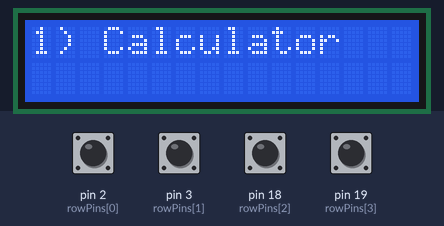
Recording of a sketch running on a simulated Arduino Uno, built with avr-gcc and run on an emulated ATmega328P. Shown: 16×2 character LCD. Inputs (shaded band) come from the test bench; at power-on: pin 2 (rowPins[0]), pin 3 (rowPins[1]), pin 18 (rowPins[2]), pin 19 (rowPins[3]) HIGH. What the sketch prints to the serial monitor is not drawn.

Above: at 1.2 s.
1.3 s: pin 2 (rowPins[0]) pulled LOW for 0.15 s
At 1.7 s:
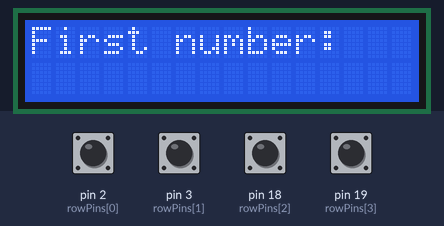
2.9 s: pin 18 (rowPins[2]) pulled LOW for 0.15 s
At 4.1 s:
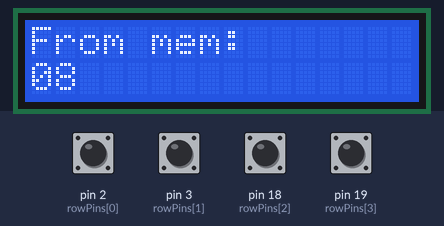
4.5 s: pin 2 (rowPins[0]) pulled LOW for 1 s
At 5.5 s:
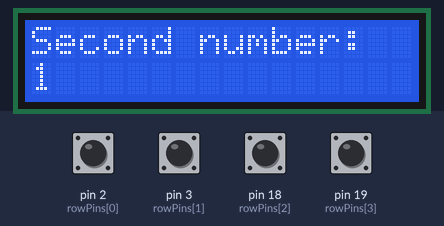
7.0 s: pin 2 (rowPins[0]) pulled LOW for 0.15 s
At 7.5 s:
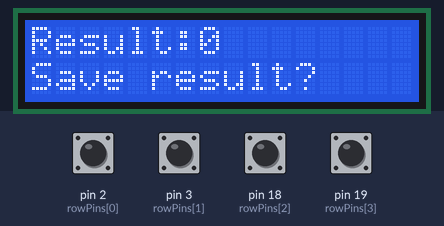
8.6 s: pin 3 (rowPins[1]) pulled LOW for 0.15 s
At 9.7 s:
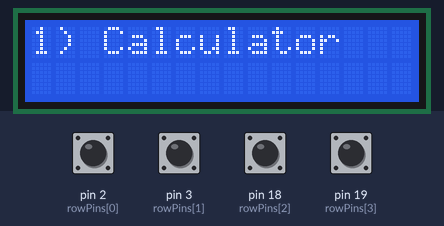
Timing chart, 0 to 11.6 s (numbered marks = the images above; inputs shaded):
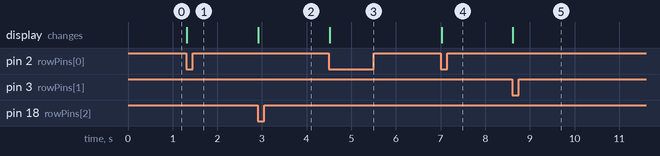

The sketch:

lab3.ino
```cpp
#include <LiquidCrystal_I2C.h> //Дисплей - пины GND, 5V, SDA(20) и SCL(21)
#include "MyKeypad.h"
#include <EEPROM.h>

// дисплей
#define I2C_ADDR    0x27 // для I2C
#define LCD_COLUMNS 16 // количество столбцов
#define LCD_LINES   2 // количество строк

// клавиатура
const byte ROWS = 4; // строки
const byte COLS = 4; // столбцы
const byte rowPins[ROWS] = {2, 3, 18, 19}; // распиновка строк
const byte colPins[COLS] = {7, 6, 5, 4}; // распиновка столбцов

char keys[ROWS*COLS] = { // устанавливаем значения кнопок
  '1', '2', '3', 'A',
  '4', '5', '6', 'B',
  '7', '8', '9', 'C',
  '*', '0', '#', 'D'
};

LiquidCrystal_I2C lcd_display(I2C_ADDR, LCD_COLUMNS, LCD_LINES); // init дисплей
MyKeypad keypad(ROWS, COLS, rowPins, colPins, keys);

struct Data // структура для хранения вычислений, чтобы удобнее было записывать в память
{
  int first_number = 0;
  int second_number = 0;
  int result = 0;
};

void setup()
{
  Serial.begin(9600); // на всякий случай
  keypad.begin();
  lcd_display.init();
  lcd_display.backlight();
  lcd_display.print("1) Calculator"); // изначально же должен гореть 1 пункт, правильно?
  attachInterrupt(digitalPinToInterrupt(rowPins[3]), handler, FALLING);
  attachInterrupt(digitalPinToInterrupt(rowPins[0]), handler, FALLING);
}

volatile bool keyInterrupt = false;
volatile char keyPressed = NO_KEY;

void handler()
{
  keyInterrupt = true;
  Serial.println("Interrupted");
}


int menu_change = 0; // 0 - 1) Calculator, 1 - 2) Memory, 2 - 3) Reset

void changeMenu(char key)
{
    switch (key)
    {
      case '*': // промотка меню влево
        if (menu_change == 0)
        {
          menu_change = 2;
        }
        else
        {
          menu_change--;
        }
      break;
      case '#': // промотка меню вправо
        if (menu_change == 2)
        {
          menu_change = 0;
        }
        else
        {
          menu_change++;
        }
      break;
      case 'A': // подтверждение выбранного пункта меню
        confirmMenu();
      break;
    }
    mainMenu();
}

void confirmMenu() // если нажали подтверждение на пункте меню
{
  switch (menu_change) // запустится та функция, на пункте меню которой мы находимся
  {
    case 0:
    Calculate();
    break;
    case 2:
    Reset();
    break;
  }
}

Data calculator_data; // структура для результата вычислений
Data memory_data; // структура для считывания из памяти
Data default_data; // дефолтная структура для запуска в первый раз и сброса

void Calculate() // тут и так все ясно
{
  lcd_display.clear();
  lcd_display.print("First number:");
  lcd_display.setCursor(0, 1);
  calculator_data.first_number = inputNumber();
  if (calculator_data.first_number == 0) // если отказались от ввода хотя бы одного числа в inputNumber
  {
    return;
  }
  lcd_display.clear();
  lcd_display.print("Second number:");
  lcd_display.setCursor(0, 1);
  calculator_data.second_number = inputNumber();
  if (calculator_data.second_number == 0)
  {
    return;
  }
  calculator_data.result = calculator_data.first_number & calculator_data.second_number; // & - AND
  lcd_display.clear();
  lcd_display.print("Result:");
  lcd_display.print(calculator_data.result);
  lcd_display.setCursor(0, 1);
  lcd_display.print("Save result?");
  saveResult();
}

void saveResult()
{
  bool is_input = true;
  while(is_input)
  {
    noInterrupts();
    char key = keypad.getKey();
    interrupts();
    if (key != NO_KEY)
    {
      switch (key)
      {
        case 'A': // подтверждение сохрания
        is_input = false;
        EEPROM.put(0, calculator_data);
        break;
        case 'B': // отмена сохранения
        is_input = false;
        return;
        break;
      }
    }
  }
}

int inputNumber()
{
  bool is_input = true;
  int input = 0;
  while(is_input)
  {
    noInterrupts();
    char key = keypad.getKey();
    interrupts();
    if (key != NO_KEY)
    {
      switch (key)
      {
        case '1': // говнокод - есть говнокод
        case '2':
        case '3':
        case '4':
        case '5':
        case '6':
        case '7':
        case '8':
        case '9':
        case '0':
        lcd_display.print(key); // пишем на экран цифру, а в число input добавляем по разряду
        if (input == 0)
        {
          input += key - '0';
        }
        else
        {
          input = input*10 + (key - '0');
        }
        break;
        case 'A': // подтверждение ввода числа
        is_input = false;
        return input;
        break;
        case 'B': // отмена ввода числа
        is_input = false;
        return 0;
        break;
        case 'C': // загрузка текущего числа из памяти
        lcd_display.clear();
        input = memory_data.result;
        lcd_display.print("From mem: ");
        lcd_display.setCursor(0, 1);
        lcd_display.print(input);
        break;
      }
    }
  }
}

void Reset()
{
  bool is_input = true;
  lcd_display.clear();
  lcd_display.print("Are you sure?");
  while(is_input)
  {
    noInterrupts();
    char key = keypad.getKey();
    interrupts();
    if (key != NO_KEY)
    {
      switch (key)
      {
        case 'A': // подтверждение сброса
        is_input = false;
        EEPROM.put(0, default_data); // при сбросе запишется дефолтная структура 0 0 0
        break;
        case 'B': // отмена сброса
        is_input = false;
        return;
        break;
      }
    }
  }
}

void initialReset() // сброс при запуске
{
  EEPROM.get(0, memory_data); // читаем данные из ячеек, смотрим че там, если везде -1 - пишем дефолт
  if (memory_data.first_number == -1 && memory_data.second_number == -1 && memory_data.result == -1)
  {
    EEPROM.put(0, default_data);
  }
}

void mainMenu() // тоже все понятно
{
  lcd_display.clear();
  switch (menu_change)
  {
    case 0:
    lcd_display.print("1) Calculator");
    break;
    case 1:
    lcd_display.print("2) Memory");
    lcd_display.setCursor(0, 1);
    initialReset();
    EEPROM.get(0, memory_data);
    lcd_display.print(memory_data.first_number);
    lcd_display.print("AND");
    lcd_display.print(memory_data.second_number);
    lcd_display.print('=');
    lcd_display.print(memory_data.result);
    break;
    case 2:
    lcd_display.print("3) Reset");
    break;
  }
}

void loop()
{
  if (keyInterrupt)
  {
    noInterrupts();
    keyPressed = keypad.getKey(true);
    keyInterrupt = false;
    interrupts();

    if (keyPressed != NO_KEY)
    {
      Serial.println(keyPressed);
      changeMenu(keyPressed);
    }
  }
}
```

MyKeypad.h
```cpp
#pragma once

static const char NO_KEY = '\0';

class MyKeypad
{
public:
  MyKeypad(byte rows, byte cols, byte* rowPins, byte* colPins, char* custom_km) : numRows(rows), numCols(cols), rowPins(rowPins), colPins(colPins)
  {
    keypadState = new bool[numRows * numCols]();
    keymap = new char[numRows * numCols];
    setKeymap(custom_km);
  }

  void begin()
  {
    for (int i = 0; i < numRows; i++)
    {
      pinMode(rowPins[i], INPUT_PULLUP);
    }

    for (int i = 0; i < numCols; i++)
    {
      pinMode(colPins[i], OUTPUT);
    }
  }

  char getKey(bool interrupted = false)
  {
    char key = NO_KEY;

    for (byte col = 0; col < numCols; col++)
    {
      digitalWrite(colPins[col], LOW);
      for (byte row = 0; row < numRows; row++)
      {
        if (digitalRead(rowPins[row]) == LOW && !keypadState[row * numCols + col])
        {
          key = keymap[row * numCols + col];
          keypadState[row * numCols + col] = true; // Устанавливаем флаг, что клавиша была считана
        }
        else if (digitalRead(rowPins[row]) == HIGH)
        {
          keypadState[row * numCols + col] = false; // Сбрасываем флаг при отпускании клавиши
        }
      }
      digitalWrite(colPins[col], HIGH);
    }
    if (interrupted)
    {
      for (int col = 0; col < numCols; col++)
      {
        digitalWrite(colPins[col], LOW);
      }
    }
    return key;
  }

  void setKeymap(char *custom_km)
  {
    for (byte i = 0; i < numRows * numCols; i++)
    {
      keymap[i] = custom_km[i];
    }
  }

  void clearKeymap()
  {
    for (byte i = 0; i < numRows * numCols; i++)
    {
      keymap[i] = NO_KEY;
    }
  }

private:
  byte numRows;
  byte numCols;
  bool *keypadState;
  char *keymap;
  byte* rowPins;
  byte* colPins;
};
```

Measured:
- after the input at 1.3 s, the display: changes at once (image 1)
- after the input at 2.9 s, the display: changes at once (image 2)
- after the input at 4.5 s, the display: changes at once (image 3)
- after the input at 7.0 s, the display: changes at once (image 4)
- after the input at 8.6 s, the display: changes at once (image 5)
